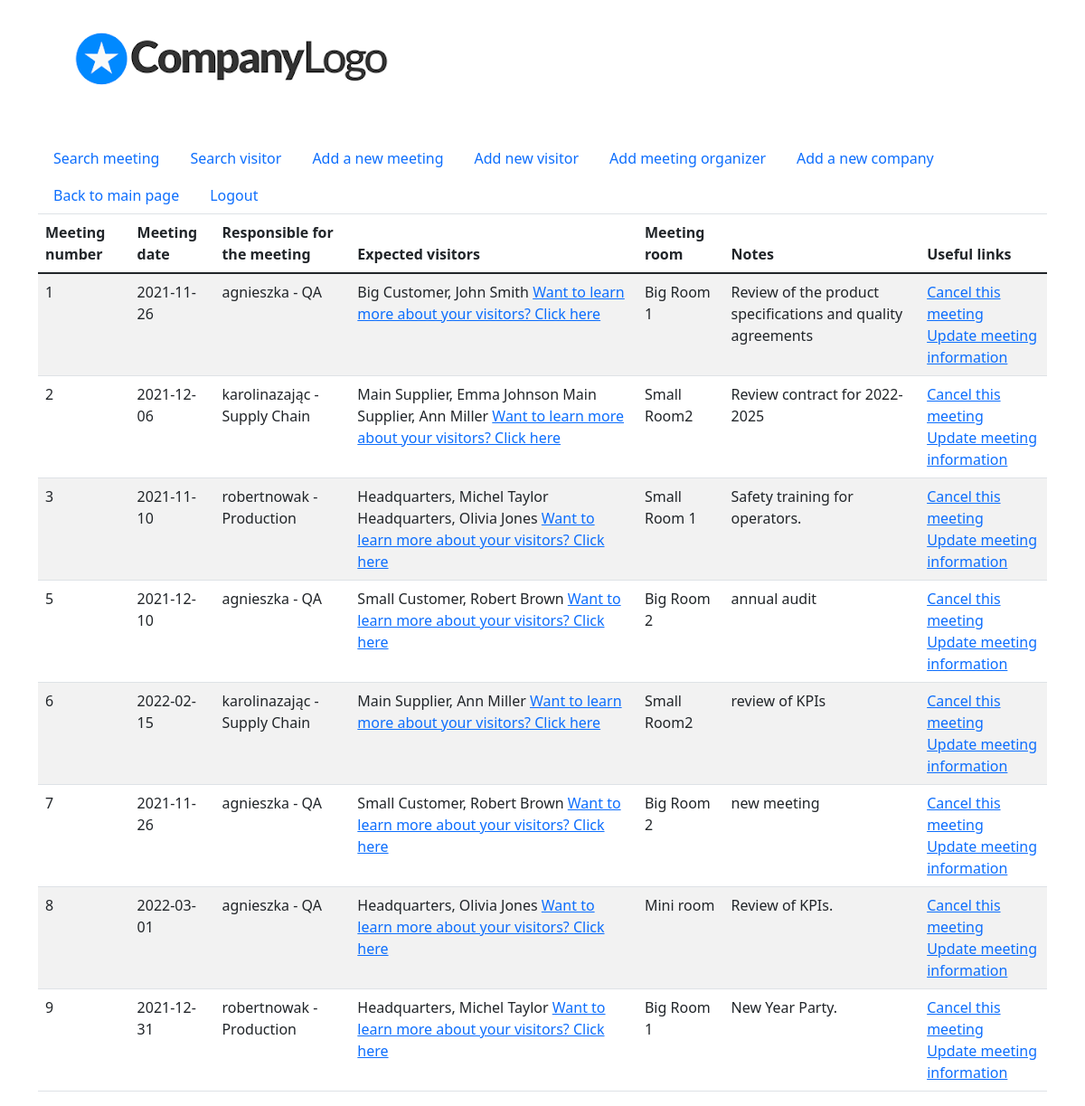
The page /meetings_list/ on the database as committed earlier.
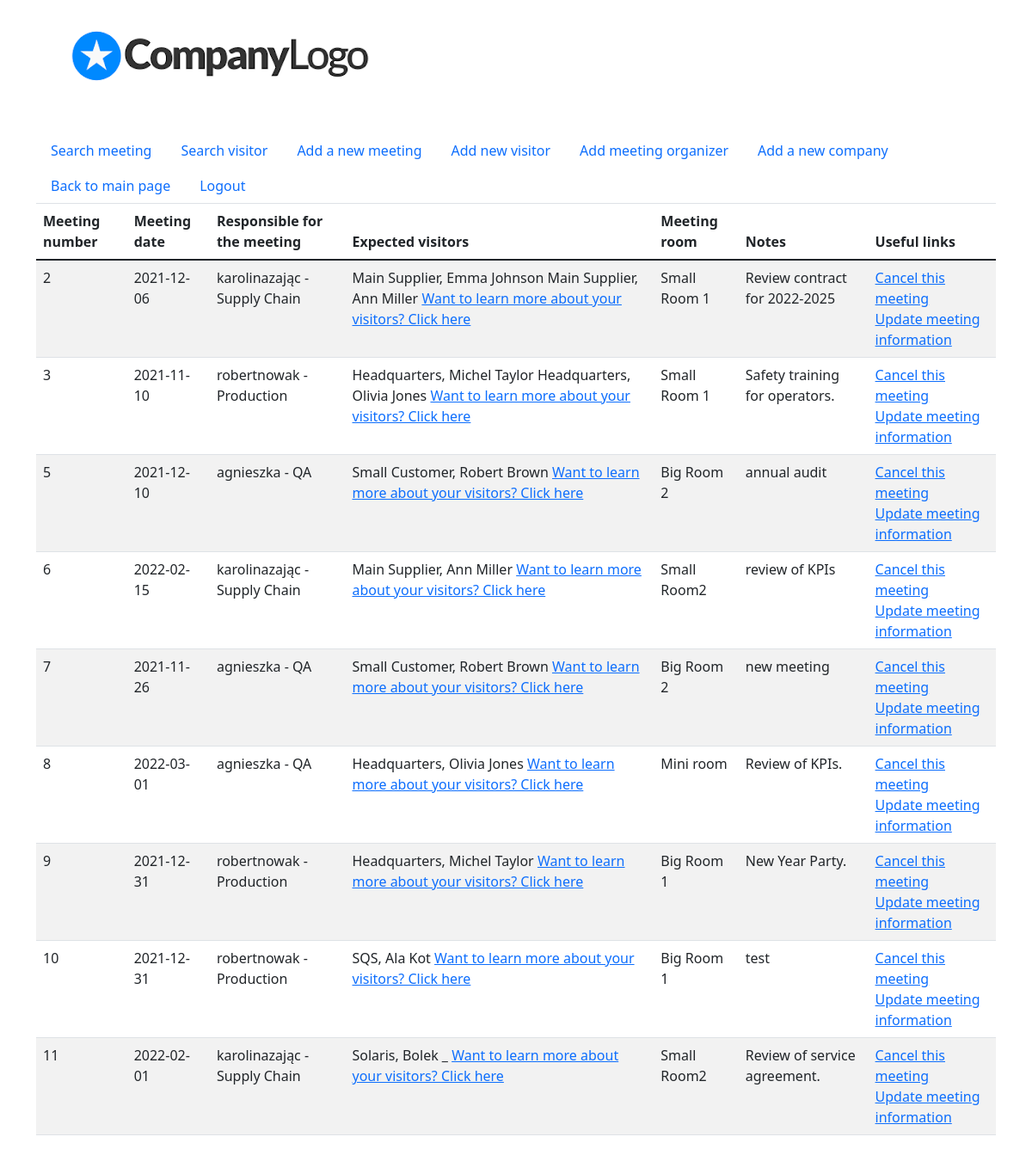
The same page on the database as committed later.
### meetings/models.py (models this page shows, shortened)
class Meeting(models.Model):
    organizer = models.ForeignKey(Organizer, on_delete=models.PROTECT)
    date = models.DateField()
    visitors = models.ManyToManyField(Visitor)
    meeting_room = models.ForeignKey(MeetingRoom, on_delete=models.PROTECT)
    note = models.TextField()

class Organizer(models.Model):
    user = models.OneToOneField(User, on_delete=models.CASCADE)
    department = models.IntegerField(choices=departments)
    def __str__(self):
        return f'{self.user.username} - {self.get_department_display()}'

class MeetingRoom(models.Model):
    name = models.CharField(max_length=64)
    size = models.IntegerField()
    available = models.BooleanField(default=True)
    def __str__(self):
        return self.name

### visitors/models.py (models this page shows)
class Visitor(models.Model):
    first_name = models.CharField(max_length=64)
    surname = models.CharField(max_length=64)
    contact_details = models.TextField(null=True)
    company = models.ForeignKey(Company, on_delete=models.PROTECT)
    last_training_date = models.DateField(null=True, blank=True)
    class Meta:
        ordering = ('company__name',)
    def __str__(self):
        return f'{self.company}, {self.first_name} {self.surname}'

class Company(models.Model):
    name = models.CharField(max_length=128)
    company_type = models.IntegerField(choices=company_types)
    def __str__(self):
        return self.name

### meetings/views.py (the view)
# urls.py: path('meetings_list/', m_views.MeetingsListView.as_view(), name='meetings_list'),
class MeetingsListView(ListView):
    model = Meeting
    template_name = 'meetings/meetings_list.html'
    context_object_name = 'meetings'

### meetings/templates/meetings/meetings_list.html
{% extends 'base.html'%}
{% block content %}
    <table class="table table-striped"}>
        <thead>
        <tr>
            <th>Meeting number</th>
            <th>Meeting date </th>
            <th>Responsible for the meeting</th>
            <th>Expected visitors</th>
            <th>Meeting room</th>
            <th>Notes</th>
            <th>Useful links</th>
        </tr>
        </thead>
        <tbody>
        {%  for meeting in meetings %}
                <tr>
                <td> {{ meeting.pk }} </td>
                <td> {{ meeting.date }} </td>
                <td> {{ meeting.organizer }}</td>
                <td>
                {% for visitor in meeting.visitors.all %}
                    {{ visitor }}
                    {% endfor %}
                <a href="/visitors_list/"> Want to learn more about your visitors? Click here </a>
                </td>
                    <td>{{ meeting.meeting_room}} </td>
                    <td> {{ meeting.note }}</td>
                <td>
                <a href="/delete_meeting/{{ meeting.pk }}/"> Cancel this meeting </a> <br>
                <a href="/update_meeting/{{ meeting.pk }}/" > Update meeting information</a> <br>
                </td>
                 {% endfor %}
    </tbody>
   </table>
{%  endblock %}

Rows that differ between the two databases and show on the page:
removed Meeting: pk "1", date "2021-11-26", organizer "agnieszka - QA", meeting_room "Big Room 1", note "Review of the product specifications and quality agreements"
no longer on this page (row unchanged): Visitor: company+first_name+surname "Big Customer, John Smith", shown under "1"
changed Meeting "Review contract for 2022-2025": meeting_room "Small Room2" → "Small Room 1"
added Meeting: pk "10", date "2021-12-31", organizer "robertnowak - Production", meeting_room "Big Room 1", note "test"
added Visitor: company+first_name+surname "SQS, Ala Kot", shown under "10"
added Meeting: pk "11", date "2022-02-01", organizer "karolinazając - Supply Chain", meeting_room "Small Room2", note "Review of service agreement."
added Visitor: company+first_name+surname "Solaris, Bolek _", shown under "11"
